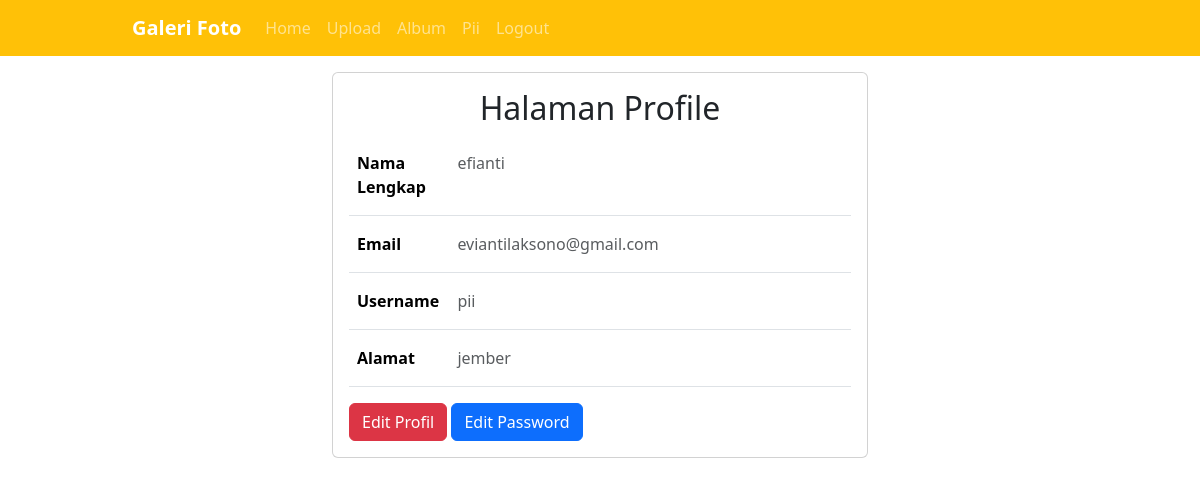
Page /?url=profile (signed in) on the committed database.
### tables this page shows
CREATE TABLE `user` (
  `userid` int(11) NOT NULL,
  `username` varchar(255) NOT NULL,
  `password` varchar(255) NOT NULL,
  `email` varchar(255) NOT NULL,
  `namalengkap` varchar(255) NOT NULL,
  `alamat` text NOT NULL
);

### page/profile.php (the view, shortened to what this page needs)
<div class="container">
    <div class="row justify-content-center">
        <div class="col-7">
            <div class="card mt-3">
                <div class="card-body">
                    <h2 class="row justify-content-center">Halaman Profile</h2>
                    <?php
                    $user = mysqli_fetch_array(mysqli_query($conn, "SELECT * FROM user WHERE userid='{$_SESSION['userid']}'"));
                    ?>
                    <?php echo @$alert; if (@$_GET['proses'] == 'editprofile') : ?>
                        <form action="?url=profile&&proses=editprofile" method="post">
                            <div class="input-group mb-3">
                                <label for="nama" class="input-group-text"><i class="fa-solid fa-circle-user fa-fw fa-lg"></i></label>
                                <input type="text" class="form-control" value="<?= $user['namalengkap'] ?>" id="nama" name="nama" required placeholder="Masukan Nama Lengkap">
                            </div>
                            <div class="input-group mb-3">
                                <label for="email" class="input-group-text"><i class="fa-solid fa-envelope fa-fw fa-lg"></i></label>
                                <input type="email" class="form-control" value="<?= $user['email'] ?>" id="email" name="email" required placeholder="Masukan Email Anda">
                            </div>
                            <div class="input-group mb-3">
                                <label for="username" class="input-group-text"><i class="fa-solid fa-at fa-fw fa-lg"></i></label>
                                <input type="text" class="form-control" value="<?= $user['username'] ?>" id="username" name="username" required placeholder="Masukan Username">
                            </div>
                            <div class="input-group mb-4">
                                <label for="alamat" class="input-group-text"><i class="fa-solid fa-address-book fa-fw fa-lg"></i></label>
                                <input type="text" class="form-control" id="alamat" value="<?= $user['alamat'] ?>" name="alamat" required placeholder="Masukan Alamat Lengkap">
                            </div>
                            <a href="?url=profile" class="btn btn-dark fw-semibold">Kembali</a>
                            <input type="submit" value="Simpan Perubahan" name="editprofile" class="btn btn-primary fw-semibold">
                        </form>
                    <?php else : ?>
                        <div class="table-responsive">
                            <table class="table table-white table-hover">
                                <tr>
                                    <th style="width: 20%;" class="py-3">Nama Lengkap</th>
                                    <td class="py-3 text-muted"><?= $user['namalengkap'] ?></td>
                                </tr>
                                <tr>
                                    <th style="width: 20%;" class="py-3">Email</th>
                                    <td class="py-3 text-muted"><?= $user['email'] ?></td>
                                </tr>
                                <tr>
                                    <th style="width: 20%;" class="py-3">Username</th>
                                    <td class="py-3 text-muted"><?= $user['username'] ?></td>
                                </tr>
                                <tr>
                                    <th style="width: 20%;" class="py-3">Alamat</th>
                                    <td class="py-3 text-muted"><?= $user['alamat'] ?></td>
                                </tr>
                            </table>
                        </div>
                        <a href="?url=profile&&proses=editprofile" class="btn btn-danger">Edit Profil</a>
                        <a href="?url=profile&&proses=editpassword" class="btn btn-primary">Edit Password</a>
                    <?php endif; ?>
                </div>
            </div>
        </div>
    </div>
</div>

### assets/css/style.css (style rules this page uses)
.container { width: 80%; margin: 0 auto; }
.container:after { content: ''; display: block; clear: both; }

### rows in the picture
user: namalengkap "efianti", email "eviantilaksono@gmail.com", username "pii", alamat "jember"

### other values in the picture
$_SESSION['username'] "Pii"
